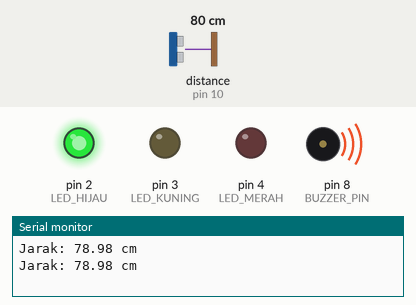
The sketch below on a simulated Arduino Uno, built with avr-gcc and run on an emulated ATmega328P. On the bench: output pins drawn as LEDs (lit = HIGH), buzzer (waves = sounding), the last lines printed to the serial monitor. Wiring (inferred from the names in the program): ultrasonic range finder: trigger pin 9; echo pin 10. The test bench sets the inputs (shaded band); at power-on: distance to the obstacle (sensor on pin 10) 80 cm. The echo pulse lasts 58.3 µs per cm; pins used as bus, display or sensor lines are not drawn.

Above: at 2.8 s.
2.9 s: distance to the obstacle (sensor on pin 10) set to 56 cm
6.4 s: distance to the obstacle (sensor on pin 10) set to 45 cm
At 8.17 s:
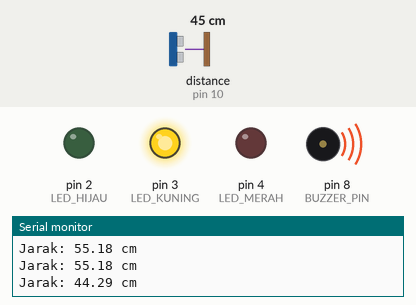
10.4 s: distance to the obstacle (sensor on pin 10) set to 23 cm
13.9 s: distance to the obstacle (sensor on pin 10) set to 19 cm
At 14.1 s:
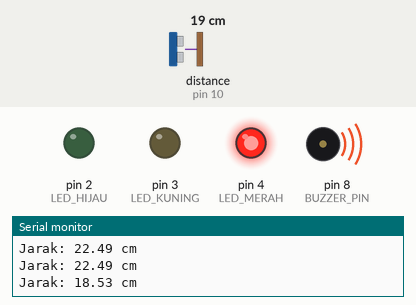
17.4 s: distance to the obstacle (sensor on pin 10) set to 35 cm
At 17.94 s:
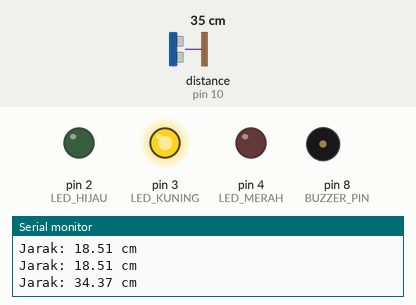
20.9 s: distance to the obstacle (sensor on pin 10) set to 2 cm
At 22.0 s:
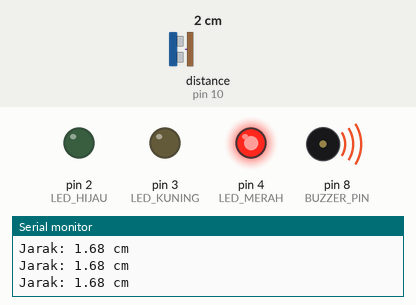
Timing chart, 0 to 23.9 s (numbered marks = the images above; inputs shaded):
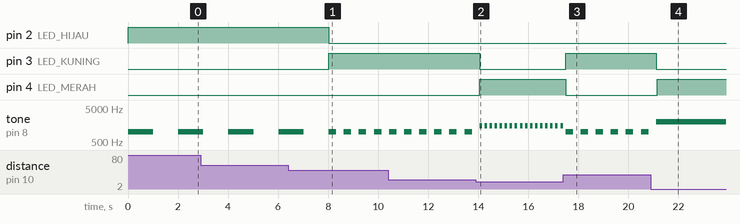

Measured:
- the behaviour switches between 51 and 50 cm on distance to the obstacle (sensor on pin 10) (found by bisection; images 0 and 1)
- the behaviour switches between 21 and 20 cm on distance to the obstacle (sensor on pin 10) (found by bisection; images 1 and 2)
- after the input at 6.4 s, pin 2 (LED_HIJAU): HIGH → LOW after 1.6 s; pin 3 (LED_KUNING): LOW → HIGH after 1.6 s
- after the input at 13.9 s, pin 3 (LED_KUNING): HIGH → LOW after 0.15 s; pin 4 (LED_MERAH): LOW → HIGH after 0.15 s; tone on pin 8 (BUZZER_PIN): alternates 1500 Hz for 0.10 s and silent for 0.10 s, starting after 0.15 s
- after the input at 17.4 s, pin 3 (LED_KUNING): LOW → HIGH after 0.09 s; pin 4 (LED_MERAH): HIGH → LOW after 0.09 s; tone on pin 8 (BUZZER_PIN): alternates 1000 Hz for 0.30 s and silent for 0.30 s, starting after 0.09 s
- after the input at 20.9 s, pin 3 (LED_KUNING): HIGH → LOW after 0.21 s; pin 4 (LED_MERAH): LOW → HIGH after 0.25 s
- by itself, tone on pin 8 (BUZZER_PIN): repeats every 0.60 s: 1000 Hz 0.30 s, silent 0.30 s

The sketch:

sensor_parkir.ino
```cpp
#define TRIG_PIN 9
#define ECHO_PIN 10

#define LED_HIJAU 2
#define LED_KUNING 3
#define LED_MERAH 4

#define BUZZER_PIN 8

void setup() {
  Serial.begin(9600);

  pinMode(TRIG_PIN, OUTPUT);
  pinMode(ECHO_PIN, INPUT);

  pinMode(LED_HIJAU, OUTPUT);
  pinMode(LED_KUNING, OUTPUT);
  pinMode(LED_MERAH, OUTPUT);

  pinMode(BUZZER_PIN, OUTPUT);
}

void loop() {

  digitalWrite(TRIG_PIN, LOW);
  delayMicroseconds(2);

  digitalWrite(TRIG_PIN, HIGH);
  delayMicroseconds(10);

  digitalWrite(TRIG_PIN, LOW);

  long duration = pulseIn(ECHO_PIN, HIGH);

  float distance = duration * 0.034 / 2;

  Serial.print("Jarak: ");
  Serial.print(distance);
  Serial.println(" cm");

  // Matikan semua LED dulu
  digitalWrite(LED_HIJAU, LOW);
  digitalWrite(LED_KUNING, LOW);
  digitalWrite(LED_MERAH, LOW);

  // Aman
  if (distance > 50) {
    digitalWrite(LED_HIJAU, HIGH);

    tone(BUZZER_PIN, 1000) ;
    delay(1000);
    noTone(BUZZER_PIN);
    delay(1000);
  }

  // Waspada
  else if (distance > 20) {
    digitalWrite(LED_KUNING, HIGH);

    tone(BUZZER_PIN, 1000);
    delay(300);
    noTone(BUZZER_PIN);
    delay(300);
  }

  // Bahaya
  else if (distance > 10) {
    digitalWrite(LED_MERAH, HIGH);

    tone(BUZZER_PIN, 1500);
    delay(100);
    noTone(BUZZER_PIN);
    delay(100);
  }

  // Sangat dekat
  else {
    digitalWrite(LED_MERAH, HIGH);
    tone(BUZZER_PIN, 2000);
  }
}
```
